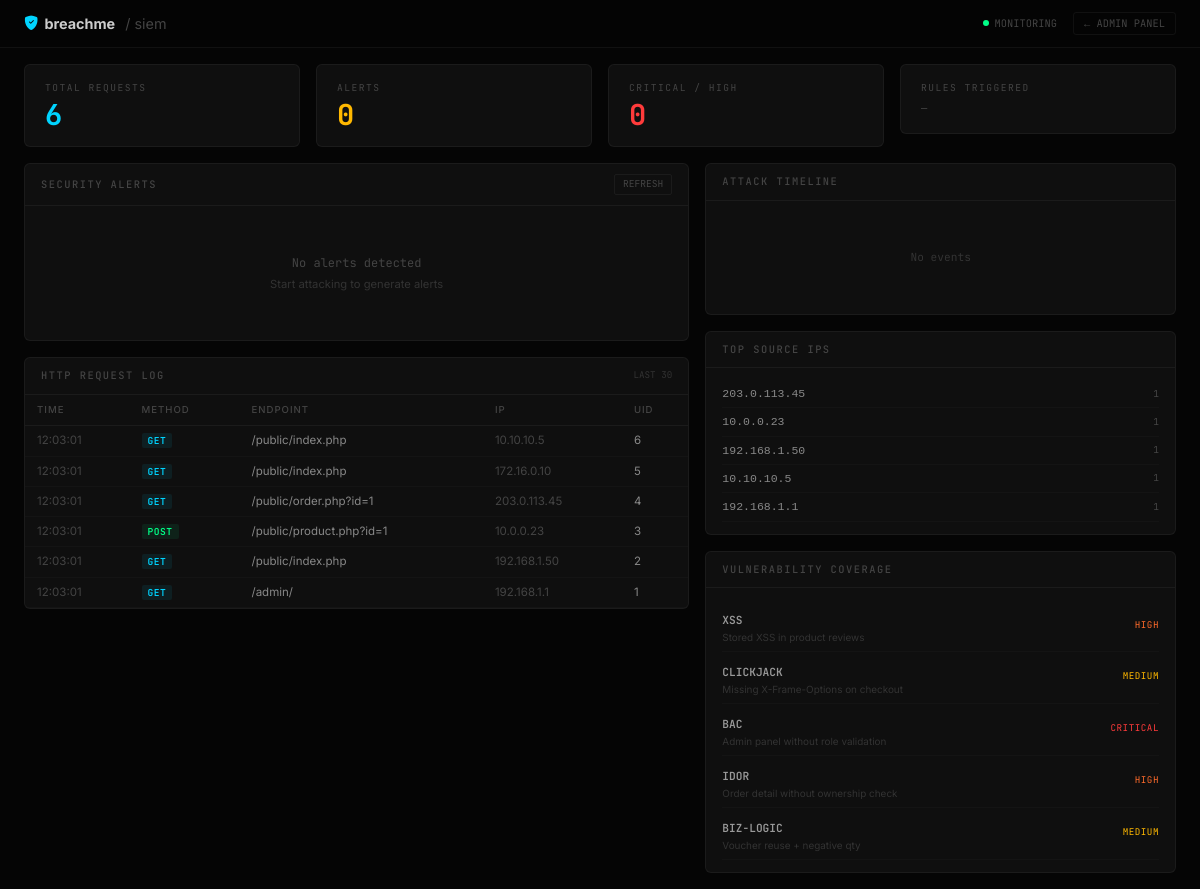
The app's page /siem/dashboard.php (signed in) with its own data.
### tables this page shows
CREATE TABLE IF NOT EXISTS request_logs (
    id INT AUTO_INCREMENT PRIMARY KEY,
    ip VARCHAR(45),
    method VARCHAR(10),
    endpoint VARCHAR(500),
    params TEXT,
    body TEXT,
    user_id INT DEFAULT NULL,
    session_id VARCHAR(100),
    user_agent TEXT,
    timestamp TIMESTAMP DEFAULT CURRENT_TIMESTAMP,
    INDEX idx_timestamp (timestamp),
    INDEX idx_user_id (user_id),
    INDEX idx_endpoint (endpoint(191))
);

### siem/dashboard.php (the view, shortened to what this page needs)
<?php
require_once __DIR__ . '/../config/database.php';
$total_logs = $conn->query("SELECT COUNT(*) as c FROM request_logs")->fetch_assoc()['c'];
$total_alerts = $conn->query("SELECT COUNT(*) as c FROM alerts")->fetch_assoc()['c'];
$critical_alerts = $conn->query("SELECT COUNT(*) as c FROM alerts WHERE severity IN ('high','critical')")->fetch_assoc()['c'];
$alert_types = $conn->query("SELECT rule_name, COUNT(*) as cnt FROM alerts GROUP BY rule_name ORDER BY cnt DESC")->fetch_all(MYSQLI_ASSOC);
$recent_alerts = $conn->query("SELECT a.*, r.ip, r.method, r.endpoint, r.user_id as req_user_id, r.timestamp as req_time FROM alerts a JOIN request_logs r ON a.log_id = r.id ORDER BY a.created_at DESC LIMIT 20")->fetch_all(MYSQLI_ASSOC);
$recent_logs = $conn->query("SELECT * FROM request_logs ORDER BY timestamp DESC LIMIT 30")->fetch_all(MYSQLI_ASSOC);
$top_ips = $conn->query("SELECT ip, COUNT(*) as cnt FROM request_logs GROUP BY ip ORDER BY cnt DESC LIMIT 5")->fetch_all(MYSQLI_ASSOC);
?>
<!DOCTYPE html>
<html lang="id" data-bs-theme="dark">
<head>
    <link href="https://cdn.jsdelivr.net/npm/bootstrap@5.3.3/dist/css/bootstrap.min.css" rel="stylesheet">
    <link href="https://cdn.jsdelivr.net/npm/bootstrap-icons@1.11.3/font/bootstrap-icons.min.css" rel="stylesheet">
</head>
<body>
    <div class="siem-bar">
        <div class="siem-brand me-auto">
            <i class="bi bi-shield-fill-check"></i>
            <span>breachme</span>
            <span style="color:var(--s-muted);font-weight:400;margin-left:4px;">/ siem</span>
        </div>
        <div class="d-flex align-items-center gap-3">
            <span style="font-family:'JetBrains Mono',monospace;font-size:0.65rem;color:var(--s-muted);display:flex;align-items:center;gap:6px;">
                <span class="live-dot"></span> MONITORING
            </span>
            <a href="/admin/" style="font-family:'JetBrains Mono',monospace;font-size:0.65rem;color:var(--s-muted);text-decoration:none;border:1px solid var(--s-border);padding:3px 10px;border-radius:3px;">
                ← ADMIN PANEL
            </a>
        </div>
    </div>
    <div class="container-fluid px-4 py-3">
        <div class="row g-3 mb-3">
            <div class="col-md-3">
                <div class="stat">
                    <div class="stat-label">Total Requests</div>
                    <div class="stat-value" style="color:var(--s-cyan);"><?= number_format($total_logs) ?></div>
                </div>
            </div>
            <div class="col-md-3">
                <div class="stat">
                    <div class="stat-label">Alerts</div>
                    <div class="stat-value" style="color:var(--s-yellow);"><?= number_format($total_alerts) ?></div>
                </div>
            </div>
            <div class="col-md-3">
                <div class="stat">
                    <div class="stat-label">Critical / High</div>
                    <div class="stat-value" style="color:var(--s-red);"><?= number_format($critical_alerts) ?></div>
                </div>
            </div>
            <div class="col-md-3">
                <div class="stat">
                    <div class="stat-label">Rules Triggered</div>
                    <div style="margin-top:6px;display:flex;gap:4px;flex-wrap:wrap;">
                        <?php if (empty($alert_types)): ?><span style="font-family:'JetBrains Mono',monospace;font-size:0.65rem;color:var(--s-muted);">—</span><?php endif; ?>
                    </div>
                </div>
            </div>
        </div>
        <div class="row g-3">
            <div class="col-lg-7">
                <div class="panel mb-3">
                    <div class="panel-header">
                        <span class="panel-title">Security Alerts</span>
                        <button onclick="location.reload()" style="background:transparent;border:1px solid var(--s-border);color:var(--s-muted);font-family:'JetBrains Mono',monospace;font-size:0.6rem;padding:2px 8px;border-radius:2px;cursor:pointer;">REFRESH</button>
                    </div>
                    <div class="panel-body scroll-y">
                        <?php if (empty($recent_alerts)): ?>
                        <div style="text-align:center;padding:3rem;color:var(--s-muted);">
                            <div style="font-family:'JetBrains Mono',monospace;font-size:0.75rem;">No alerts detected</div>
                            <div style="font-size:0.7rem;color:#333;margin-top:4px;">Start attacking to generate alerts</div>
                        </div>
                        <?php endif; ?>
                    </div>
                </div>
                <div class="panel">
                    <div class="panel-header">
                        <span class="panel-title">HTTP Request Log</span>
                        <span style="font-family:'JetBrains Mono',monospace;font-size:0.58rem;color:#333;">LAST 30</span>
                    </div>
                    <div class="panel-body scroll-y">
                        <table class="log-tbl">
                            <thead><tr><th>Time</th><th>Method</th><th>Endpoint</th><th>IP</th><th>UID</th></tr></thead>
                            <tbody>
                            <?php foreach ($recent_logs as $log): ?>
                            <tr>
                                <td style="color:#444;"><?= date('H:i:s', strtotime($log['timestamp'])) ?></td>
                                <td><span class="m-tag m-<?= $log['method'] ?>"><?= $log['method'] ?></span></td>
                                <td style="max-width:280px;overflow:hidden;text-overflow:ellipsis;white-space:nowrap;"><?= htmlspecialchars($log['endpoint']) ?></td>
                                <td style="color:#444;"><?= $log['ip'] ?></td>
                                <td><?= $log['user_id'] ?: '<span style="color:#222;">—</span>' ?></td>
                            </tr>
                            <?php endforeach; ?>
                            </tbody>
                        </table>
                    </div>
                </div>
            </div>
            <div class="col-lg-5">
                <div class="panel mb-3">
                    <div class="panel-header">
                        <span class="panel-title">Attack Timeline</span>
                    </div>
                    <div class="panel-body scroll-y" style="padding:16px;">
                        <?php if (empty($recent_alerts)): ?>
                        <div style="text-align:center;color:#333;font-family:'JetBrains Mono',monospace;font-size:0.7rem;padding:2rem 0;">No events</div>
                        <?php endif; ?>
                    </div>
                </div>
                <div class="panel mb-3">
                    <div class="panel-header">
                        <span class="panel-title">Top Source IPs</span>
                    </div>
                    <div class="panel-body" style="padding:12px 16px;">
                        <?php foreach ($top_ips as $ip): ?>
                        <div class="d-flex justify-content-between align-items-center" style="padding:5px 0;border-bottom:1px solid rgba(255,255,255,0.02);">
                            <code style="font-size:0.72rem;color:#888;background:transparent;padding:0;"><?= $ip['ip'] ?></code>
                            <span style="font-family:'JetBrains Mono',monospace;font-size:0.6rem;color:var(--s-muted);"><?= $ip['cnt'] ?></span>
                        </div>
                        <?php endforeach; ?>
                    </div>
                </div>
                <div class="panel">
                    <div class="panel-header">
                        <span class="panel-title">Vulnerability Coverage</span>
                    </div>
                    <div class="panel-body" style="padding:12px 16px;">
                        <?php
                        $vulns = [
                            ['XSS', 'Stored XSS in product reviews', 'high', 'r-XSS'],
                            ['CLICKJACK', 'Missing X-Frame-Options on checkout', 'medium', 'r-BAC'],
                            ['BAC', 'Admin panel without role validation', 'critical', 'r-BAC'],
                            ['IDOR', 'Order detail without ownership check', 'high', 'r-IDOR'],
                            ['BIZ-LOGIC', 'Voucher reuse + negative qty', 'medium', 'r-BUSINESS_LOGIC']
                        ];
                        foreach ($vulns as $v):
                        ?>
                        <div class="d-flex justify-content-between align-items-center" style="padding:6px 0;border-bottom:1px solid rgba(255,255,255,0.02);">
                            <div>
                                <span style="font-family:'JetBrains Mono',monospace;font-size:0.7rem;font-weight:600;color:#999;"><?= $v[0] ?></span>
                                <div style="font-size:0.62rem;color:#333;"><?= $v[1] ?></div>
                            </div>
                            <span class="sev-<?= $v[2] ?>" style="font-family:'JetBrains Mono',monospace;font-size:0.58rem;letter-spacing:0.5px;"><?= strtoupper($v[2]) ?></span>
                        </div>
                        <?php endforeach; ?>
                    </div>
                </div>
            </div>
        </div>
    </div>
</body>
</html>

### siem/dashboard.php (style rules this page uses)
:root { --s-bg: #050505; --s-surface: #0a0a0a; --s-surface2: #0f0f0f; --s-cyan: #00d4ff; --s-green: #00ff88; --s-red: #ff3b3b; --s-orange: #ff6b2b; --s-yellow: #ffb800; --s-purple: #a78bfa; --s-text: #ccc; --s-muted: #444; --s-dim: #333; --s-border: rgba(255,255,255,0.05); }
* { font-family: 'Inter', sans-serif; }
body { background: var(--s-bg); color: var(--s-text); margin: 0; }
.siem-bar { background: rgba(5,5,5,0.9); backdrop-filter: blur(24px); border-bottom: 1px solid var(--s-border); height: 48px; display: flex; align-items: center; padding: 0 24px; position: sticky; top: 0; z-index: 100; }
.siem-brand { font-family: 'JetBrains Mono', monospace; font-weight: 700; font-size: 0.9rem; color: var(--s-text); display: flex; align-items: center; gap: 6px; }
.siem-brand i { color: var(--s-cyan); }
.stat { background: var(--s-surface2); border: 1px solid var(--s-border); border-radius: 6px; padding: 16px 20px; }
.stat-label { font-family: 'JetBrains Mono', monospace; font-size: 0.6rem; text-transform: uppercase; letter-spacing: 1.5px; color: var(--s-muted); margin-bottom: 6px; }
.stat-value { font-family: 'JetBrains Mono', monospace; font-size: 1.8rem; font-weight: 700; line-height: 1; }
.panel { background: var(--s-surface2); border: 1px solid var(--s-border); border-radius: 6px; overflow: hidden; }
.panel-header { padding: 10px 16px; border-bottom: 1px solid var(--s-border); display: flex; justify-content: space-between; align-items: center; }
.panel-title { font-family: 'JetBrains Mono', monospace; font-size: 0.65rem; text-transform: uppercase; letter-spacing: 1.5px; color: var(--s-muted); font-weight: 500; }
.panel-body { padding: 0; }
.log-tbl { width: 100%; font-family: 'JetBrains Mono', monospace; font-size: 0.72rem; border-collapse: collapse; }
.log-tbl th { font-size: 0.6rem; text-transform: uppercase; letter-spacing: 1px; color: var(--s-muted); font-weight: 500; padding: 8px 12px; border-bottom: 1px solid var(--s-border); text-align: left; }
.log-tbl td { padding: 6px 12px; border-bottom: 1px solid rgba(255,255,255,0.02); color: #888; vertical-align: middle; }
.m-tag { font-family: 'JetBrains Mono', monospace; font-size: 0.6rem; font-weight: 600; padding: 1px 6px; border-radius: 2px; letter-spacing: 0.5px; }
.m-GET { background: rgba(0,212,255,0.08); color: var(--s-cyan); }
.m-POST { background: rgba(0,255,136,0.08); color: var(--s-green); }
.sev-critical { color: var(--s-red); }
.sev-high { color: var(--s-orange); }
.sev-medium { color: var(--s-yellow); }
.live-dot { width: 6px; height: 6px; background: var(--s-green); border-radius: 50%; display: inline-block; animation: blink 2s infinite; }
.scroll-y { max-height: 420px; overflow-y: auto; }

### records on screen
request_logs: timestamp "12:03:01", method "GET", endpoint "/public/index.php", ip "10.10.10.5", user "6"
request_logs: timestamp "12:03:01", method "GET", endpoint "/public/index.php", ip "172.16.0.10", user "5"
request_logs: timestamp "12:03:01", method "GET", endpoint "/public/order.php?id=1", ip "203.0.113.45", user "4"
request_logs: timestamp "12:03:01", method "POST", endpoint "/public/product.php?id=1", ip "10.0.0.23", user "3"
request_logs: timestamp "12:03:01", method "GET", endpoint "/public/index.php", ip "192.168.1.50", user "2"
request_logs: timestamp "12:03:01", method "GET", endpoint "/admin/", ip "192.168.1.1", user "1"

### other values on screen
$total_logs "6"
$total_alerts "0"
$critical_alerts "0"
$ip['ip'] "203.0.113.45"
$ip['cnt'] "1"
$ip['ip'] "10.0.0.23"
$ip['ip'] "192.168.1.50"
$ip['ip'] "10.10.10.5"
$ip['ip'] "192.168.1.1"
$v[0] "XSS"
$v[1] "Stored XSS in product reviews"
$v[2] "HIGH"
$v[0] "CLICKJACK"
$v[1] "Missing X-Frame-Options on checkout"
$v[2] "MEDIUM"
